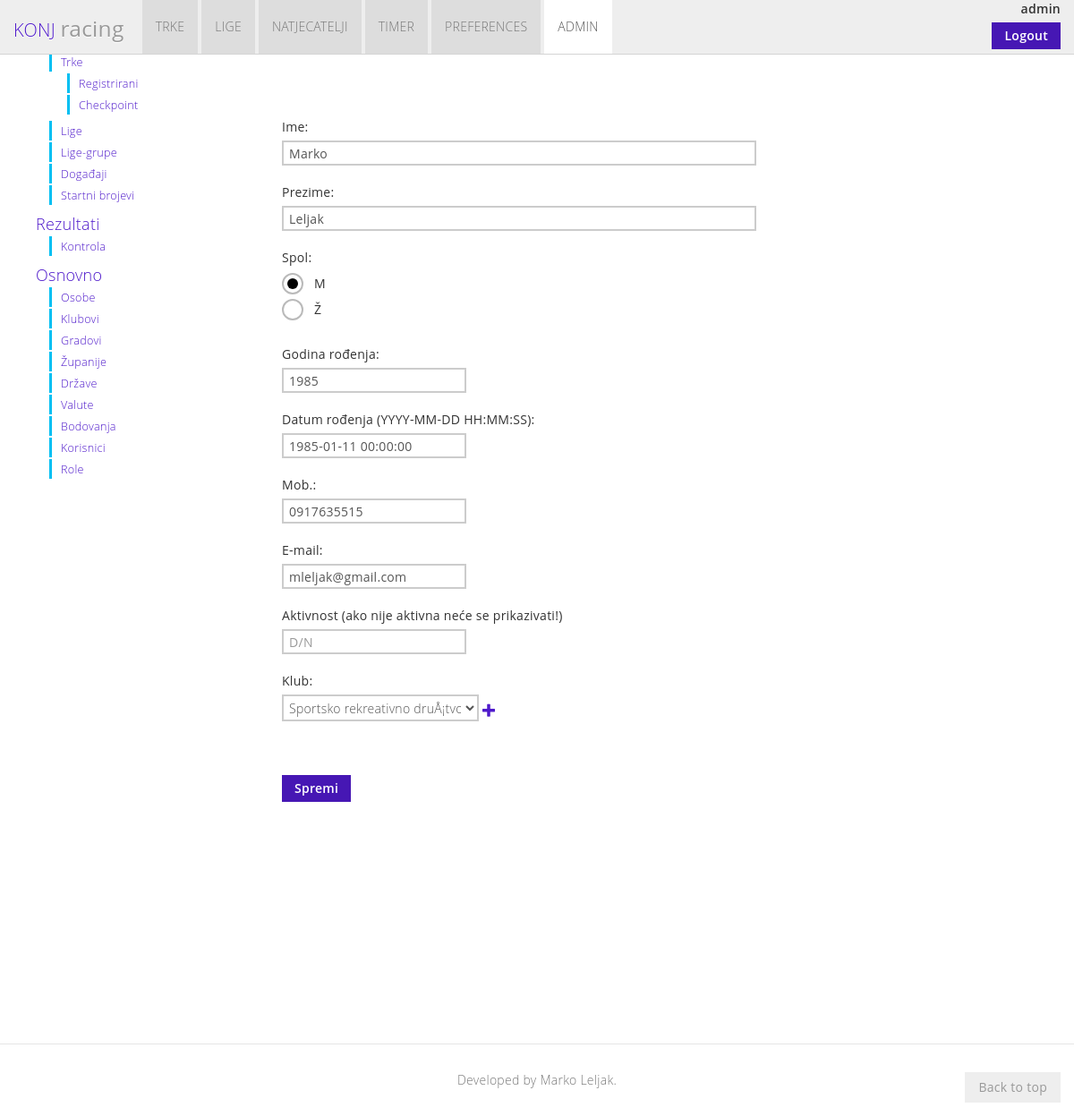
Screenshot of /admin.php?participant=1 (signed in) with the database file from the repository.
### tables this page shows
CREATE TABLE `person` (
  `per_id` int(11) NOT NULL AUTO_INCREMENT,
  `clu_id` int(11) DEFAULT NULL,
  `tow_id` int(11) DEFAULT NULL,
  `sta_id` int(11) DEFAULT NULL,
  `per_nam` varchar(80) NOT NULL,
  `per_sur` varchar(80) NOT NULL,
  `per_yea` varchar(4) NOT NULL,
  `per_dat_b` datetime DEFAULT NULL,
  `per_sex` varchar(1) NOT NULL,
  `per_adr` varchar(80) DEFAULT NULL,
  `per_tow` varchar(80) DEFAULT NULL,
  `per_cou` varchar(80) DEFAULT NULL,
  `per_sta` varchar(80) DEFAULT NULL,
  `per_email` varchar(50) NOT NULL,
  `per_tel` varchar(20) DEFAULT NULL,
  `per_mob` varchar(20) NOT NULL,
  `per_shi` varchar(1) DEFAULT NULL,
  `per_meal` varchar(1) DEFAULT NULL,
  `activity` varchar(1) DEFAULT NULL,
  `per_transfer` varchar(1) DEFAULT NULL,
  `date` datetime DEFAULT NULL,
  `per_clu` varchar(45) DEFAULT NULL,
  PRIMARY KEY (`per_id`),
  KEY `clu_id_idx` (`clu_id`),
  CONSTRAINT `clu_id` FOREIGN KEY (`clu_id`) REFERENCES `club` (`clu_id`) ON DELETE NO ACTION ON UPDATE NO ACTION
);

### connect_to_mysql.php (called while the page is built, shortened)
<?php
function returnConnection()
{
$db_host = "localhost";
$db_username = "root";
$db_pass = "mysql";
$db_name = "konj";
$myConnection = mysqli_connect("$db_host","$db_username","$db_pass", "$db_name") or die ("could not connect to mysql");
return $myConnection;
}
?>

### functions.php (called while the page is built, shortened)
<?php
include "connect_to_mysql.php";
function queryMysql($query)
{
	$result = mysqli_query(returnConnection(), $query) or die(mysqli_error(returnConnection()));
	return $result;
}
?>

### admin.php (the view, shortened to what this page needs)
<?php
require_once "components.php";
include_once 'head.php';
$page='';
if($page == '' && isset($_GET['participant'])){
    $page='participant';
    $pageID=$_GET['participant'];
	$pageID = sanitizeString($pageID);
    if($pageID != "new" && $pageID != "" && $pageID != "del"){
        $query='select ifnull(count(*),0) from person where per_id='. $pageID . ';';
        $result = queryMysql($query);
    }
}
?>
<!DOCTYPE html>
<html xmlns="http://www.w3.org/1999/xhtml">
<body>
    <?php include_once("navbar.php") ?>
<div id="doc-container" class="container">
    <div class="row">
        <div class="bs-docs-sidebar span3">
            <ul class="nav metro-nav-list bs-docs-sidenav">
                <li>
                  <a href="#page-components">Trke...</a>
                  <ul class="nav" id="races-active">
                    <li><a href="admin?race=">Trke</a></li>
                      <ul class="nav">
                        <li><a href="admin?registered=">Registrirani</a></li>
                        <li><a href="admin?checkpoint=">Checkpoint</a></li>
                      </ul>
                    <li><a href="admin?league=">Lige</a></li>
                    <li><a href="admin?league_group=">Lige-grupe</a></li>
                    <li><a href="admin?event=">Doga&#273;aji</a></li>
                    <li><a href="admin?st_num=">Startni brojevi</a></li>
                  </ul>
                  <a href="admin?results=">Rezultati</a>
                  <ul class="nav" id="osnovno-active">
                    <li><a href="admin?control=">Kontrola</a></li>
                  </ul>
                  <a href="admin?other=">Osnovno</a>
                  <ul class="nav" id="osnovno-active">
                    <li><a href="admin?participant=">Osobe</a></li>
                    <li><a href="admin?club=">Klubovi</a></li>
                    <li><a href="admin?town=">Gradovi</a></li>
                    <li><a href="admin?county=">&#381;upanije</a></li>
                    <li><a href="admin?country=">Dr&#382;ave</a></li>
                    <li><a href="admin?currency=">Valute</a></li>
                    <li><a href="admin?scoring=">Bodovanja</a></li>
                    <li><a href="admin?user=">Korisnici</a></li>
                    <li><a href="admin?role=">Role</a></li>
                  </ul>
            </ul>
        </div>
        <div class="bs-docs-container span9" id="welcome">
            <div class="bs-docs-section">
                <?php
                    switch($page){
                        case "participant":
                            get_page_participant($pageID);
                            break;
                      }
                ?>
                <br/>
                <br/>
                <br/>
                <br/>
                <br/>
                <br/>
                <br/>
             </div>
          </div>
       </div>
    </div>
</body>
</html>
<?php
    function get_page_participant($pageID){
        switch($pageID){
            default:
                get_page_participant_edit($pageID);
                break;
        }
    }
    function get_page_participant_edit($pageID){
		if($pageID == null || $pageID == '' || $pageID == 'new'){
			$pageID = 'new';
			$participant_nam = (isset($_SESSION['participant_nam']) ? $_SESSION['participant_nam'] : '');
			$participant_sur = (isset($_SESSION['participant_sur']) ? $_SESSION['participant_sur'] : '');
			$participant_god_rodj = (isset($_SESSION['participant_god_rodj']) ? $_SESSION['participant_god_rodj'] : '');
			$participant_dat_rodj = (isset($_SESSION['participant_dat_rodj']) ? $_SESSION['participant_dat_rodj'] : '');
			$participant_mob = (isset($_SESSION['participant_mob']) ? $_SESSION['participant_mob'] : '');
			$participant_email = (isset($_SESSION['participant_email']) ? $_SESSION['participant_email'] : '');
			$participant_sexM = 'value="1" ' .
                (isset($_SESSION['participant_sex']) ? ($_SESSION['participant_sex'] == 1 ? 'checked' : '') : 'checked');
			$participant_sexF = 'value="0" ' .
                (isset($_SESSION['participant_sex']) ? ($_SESSION['participant_sex'] == 0 ? 'checked' : '') : '');
			$participant_activity = (isset($_SESSION["participant_activity"]) ? $_SESSION["participant_activity"] : '');
        }
		else{
			$query = "SELECT per.per_nam, per.per_sur, per_yea, per_dat_b, per_sex, per_mob, clu_id, per_email, activity
				FROM person per
				where per.per_id=" .$pageID;
			$result = queryMysql($query);
			$num = mysqli_num_rows(queryMysql($query));
			$row = mysqli_fetch_row($result);
			$participant_nam = $row[0];
			$participant_sur = $row[1];
			$participant_god_rodj = $row[2];
			$participant_dat_rodj = $row[3];
			$participant_mob = $row[5];
			$participant_email = $row[7];
			$participant_activity = $row[8];
			$participant_sexM = 'value="1" ' . ($row[4] == 1 ? "checked" : '');
			$participant_sexF = 'value="0" ' . ($row[4] == 0 ? "checked" : '');
		}
        echo'
        <form action="admin?participant=' . $pageID . '" method="post">
            <fieldset>
				<div class="control-group">
					<label>Ime:</label>
					<input type="text" class="input-xxlarge" placeholder="Type participant\'s name..." maxlength="80" name="participant_nam"
						value="' . $participant_nam . '">
				</div>
				<div class="control-group">
					<label>Prezime:</label>
					<input type="text" class="input-xxlarge" placeholder="Type participant\'s surname..." maxlength="80" name="participant_sur"
						value="' . $participant_sur . '">
				</div>
                <label>Spol:</label>
                <label class="radio">
                <input type="radio" name="participant_sex" id="spolM" ' . $participant_sexM . ' >
                <span class="metro-radio">M</span>
                </label>
                <label class="radio">
                <input type="radio" name="participant_sex" id="spolF" ' . $participant_sexF . ' >
                <span class="metro-radio">&#381;</span>
                </label>
                <br/>
				<div class="control-group">
					<label>Godina ro&#273;enja:</label>
					<input type="text" placeholder="Type participant\'s birth year..." maxlength="4" minlength="4" name="participant_god_rodj"
						value="' . $participant_god_rodj . '">
				</div>
                <label>Datum ro&#273;enja (YYYY-MM-DD HH:MM:SS):</label>
                <input type="text" placeholder="Type participant\'s birth date..." maxlength="19" minlength="19" name="participant_dat_rodj"
                    value="' . $participant_dat_rodj . '">
				<div class="control-group">
					<label>Mob.:</label>
					<input type="text" placeholder="Type participant\'s mobile..."  maxlength="20" name="participant_mob"
						value="' . $participant_mob . '">
				</div>
				<div class="control-group">
					<label>E-mail:</label>
					<input type="text" placeholder="Type participant\'s e-mail..."  maxlength="50" name="participant_email"
						value="' . $participant_email . '">
				</div>
                <div class="control-group">
                    <label>Aktivnost (ako nije aktivna ne&#263;e se prikazivati!)</label> <input type="text" placeholder="D/N" name="participant_activity"
                    value="' . $participant_activity . '">
                </div>';
        $query2 = "SELECT clu_id, clu_nam
            FROM club";
        $result2 = queryMysql($query2);
        $num2 = mysqli_num_rows(queryMysql($query2));
        echo '
        <div class="control-group">
        <label>Klub:</label>
        <select name="participant_club">
        <option value="null">Select a club...</option>';
        for($i=0;$i<$num2;$i++){
            $row2 = mysqli_fetch_row($result2);
            $selectedClub = $pageID == 'new' ? ($row2[0] == $_SESSION['participant_club'] ? "selected=\"selected\"" : "") :
                ($row2[0] == $row[6] ? "selected=\"selected\"" : "");
            echo '<option value="' . $row2[0] . '" ' . $selectedClub . '>' . $row2[1] . '</option>';
        }
        echo'</div>';
        echo'
        </select>
        <a href="admin?club=new"><span aria-hidden="true" class="icon-plus-5"></span></a>
        <span class="help-block"></span>
        <br/><br/>
        <button type="submit" id="spremi" class="btn">Spremi</button>
        </fieldset>
        </form>';
    }
?>

### assets/css/bootmetro-responsive.css (style rules this page uses)
@media (min-width: 1200px) { .row { margin-left: -30px; *zoom: 1; } }
@media (min-width: 1200px) { .row:before, .row:after { display: table; line-height: 0; content: ""; } }
@media (min-width: 1200px) { .row:after { clear: both; } }
@media (min-width: 1200px) { [class*="span"] { float: left; min-height: 1px; margin-left: 30px; } }
@media (min-width: 1200px) { .container, .navbar-static-top .container, .navbar-fixed-top .container, .navbar-fixed-bottom .container { width: 1170px; } }
@media (min-width: 1200px) { .span9 { width: 870px; } }
@media (min-width: 1200px) { .span3 { width: 270px; } }
@media (min-width: 1200px) { input, textarea, .uneditable-input { margin-left: 0; } }

### assets/css/bootmetro-ui-light.css (style rules this page uses)
html, body { color: #333; background-color: #FFF; }
a { color: #4f1acb; }
input[type=text], input[type=password], input[type=email], input[type=number], input[type=tel], input[type=url], input[type=search], select, textarea, input::-ms-check { color: #000; background-color: rgba(255, 255, 255, 0.8); border-color: rgba(0, 0, 0, 0.27); }
option:checked, select:focus::-ms-value { color: #FFF; background-color: #4617b4; }
button[type=submit], input[type=submit] { color: #FFF; background-color: #4617b4; border-color: transparent; background-clip: border-box; }
.btn { color: #000; text-shadow: none; background-color: rgba(182, 182, 182, 0.7); background-image: none; background-repeat: no-repeat; border: 2px solid #cccccc; border-color: rgba(0, 0, 0, 0.2); -webkit-border-radius: 0; -moz-border-radius: 0; border-radius: 0; filter: none; -webkit-box-shadow: none; -moz-box-shadow: none; box-shadow: none; }
button, input[type=button], input[type=submit], input[type=reset], input[type=file]::-ms-browse { color: #000; background-color: rgba(182, 182, 182, 0.7); border-color: rgba(0, 0, 0, 0.2); }

### assets/css/docs.css (style rules this page uses)
html, body { position: relative; margin: 0; padding: 0; }
body { padding-top: 62px; }
#doc-container, #doc-container > .row { position: relative; margin-top: 20px; }
section, .bs-docs-section { padding-top: 30px; }
.bs-docs-sidebar { display: block; }
.bs-docs-sidenav { position: fixed; width: 228px; height: 80%; margin: 0; padding: 0; background-color: #fff; overflow-y: auto; }
@media screen and (min-width: 768px) { .bs-docs-container, .bs-home-container { padding-left: 0; padding-right: 0; } }
@media screen and (min-width: 768px) { .bs-docs-sidebar { display: block; } }
@media screen and (min-width: 768px) { .bs-docs-sidenav { width: 166px; margin-top: 20px; } }
@media screen and (min-width: 992px) { .bs-docs-sidenav { top: 0; width: 218px; margin-top: 30px; margin-right: 0; } }
@media screen and (min-width: 1200px) { .bs-docs-container { max-width: 970px; } }
@media screen and (min-width: 1200px) { .bs-docs-sidenav { width: 258px; } }
@media screen and (min-width: 1200px) { .bs-docs-sidenav > li > a { width: 230px \9; } }

### rows the page displays
person: participant_nam "Marko", participant_sur "Leljak", participant_god_rodj "1985", participant_dat_rodj "1985-01-11 00:00:00", participant_mob "0917635515", participant_email "mleljak@gmail.com"

### other values shown
$_SESSION['user'] "admin"
form field participant_club "Sportsko rekreativno druÅ¡tvo 315 Sjeverozapad"
